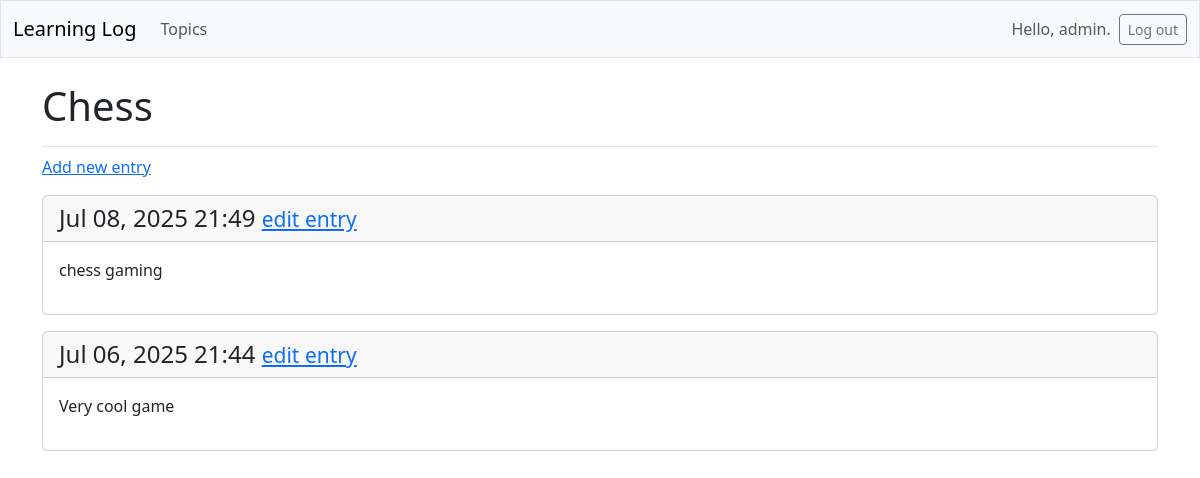
The page /topics/1/ (signed in) on the database its author committed.
### learning_logs/models.py (models this page shows, shortened)
class Topic(models.Model):
    text = models.CharField(max_length=200)
    date_added = models.DateTimeField(auto_now_add=True)
    owner = models.ForeignKey(User, on_delete=models.CASCADE)

class Entry(models.Model):
    topic = models.ForeignKey(Topic, on_delete=models.CASCADE)
    text = models.TextField()
    date_added = models.DateTimeField(auto_now_add=True)
    class Meta:
        verbose_name_plural = "entries"

### learning_logs/views.py (the view)
# urls.py: path("topics/<int:topic_id>/", views.topic, name="topic"),
@login_required
def topic(request, topic_id):
    topic = Topic.objects.get(id=topic_id)
    if topic.owner != request.user:
        raise Http404
    entries = topic.entry_set.order_by("-date_added")
    context = {"topic": topic, "entries": entries}
    return render(request, "learning_logs/topic.html", context)

### learning_logs/templates/learning_logs/topic.html
{% extends "learning_logs/base.html" %}
{% block page_header %}
    <h1>{{ topic.text }}</h1>
{% endblock page_header %}
{% block content %}
    <p>
        <a href="{% url 'learning_logs:new_entry' topic.id %}"> Add new entry </a>
    </p>
    {% for entry in entries %}
        <div class="card mb-3">
            <h4 class="card-header">
                {{ entry.date_added|date:'M d, Y H:i' }}
                <small><a href="{% url 'learning_logs:edit_entry' entry.id %}">
                    edit entry</a></small>
            </h4>
            <div class="card-body">
                {{ entry.text|linebreaks }}
            </div>
        </div>
    {% empty %}
        <p>No entry for this topic</p>
    {% endfor %}
{% endblock content %}

### learning_logs/templates/learning_logs/base.html (shortened to what this page needs)
<!doctype html>
<html lang="en">
<head>
    {% load django_bootstrap5 %}
    {% bootstrap_css %}
</head>
<body>
    <nav class="navbar navbar-expand-md navbar-light bg-light mb-4 border">
        <div class="container-fluid">
            <a class="navbar-brand" href="{% url 'learning_logs:index' %}">
                Learning Log</a>
            <div class="collapse navbar-collapse" id="navbarCollapse">
                <ul class="navbar-nav me-auto mb-2 mb-md-0">
                    <li class="nav-item">
                        <a class="nav-link" href="{% url 'learning_logs:topics' %}">
                            Topics</a></li>
                </ul>
                <ul class="navbar-nav ms-auto mb-2 mb-md-0">
                    {% if user.is_authenticated %}
                        <li class="nav-item">
                            <span class="navbar-text me-2">Hello, {{ user.username }}.
                                </span></li>
                    {% endif %}
                </ul>
                {% if user.is_authenticated %}
                    <form action="{% url 'accounts:logout' %}" method='post'>
                        <button name='submit' class='btn btn-outline-secondary btn-sm'>
                            Log out</button>
                    </form>
                {% endif %}
            </div>
        </div>
    </nav>
    <main class="container">
        <div class="pb-2 mb-2 border-bottom">
            {% block page_header %}{% endblock page_header %}
        </div>
        <div>
            {% block content %}{% endblock content %}
        </div>
    </main>
</body>
</html>

### rows shown on the page
Topic: text "Chess"
Entry: date_added "Jul 08, 2025 21:49", text "chess gaming"
Entry: date_added "Jul 06, 2025 21:44", text "Very cool game"

### other values the page prints
{{ user.username }} "admin"
